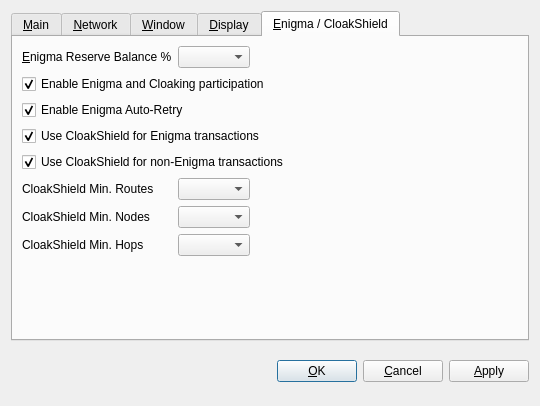
<?xml version="1.0" encoding="UTF-8"?>
<ui version="4.0">
 <class>OptionsDialog</class>
 <widget class="QDialog" name="OptionsDialog">
  <property name="geometry">
   <rect>
    <x>0</x>
    <y>0</y>
    <width>540</width>
    <height>406</height>
   </rect>
  </property>
  <property name="windowTitle">
   <string>Options</string>
  </property>
  <property name="modal">
   <bool>true</bool>
  </property>
  <layout class="QVBoxLayout" name="verticalLayout">
   <item>
    <widget class="QTabWidget" name="tabWidget">
     <property name="tabPosition">
      <enum>QTabWidget::North</enum>
     </property>
     <property name="currentIndex">
      <number>4</number>
     </property>
     <widget class="QWidget" name="tabMain">
      <attribute name="title">
       <string>&amp;Main</string>
      </attribute>
      <layout class="QVBoxLayout" name="verticalLayout_Main">
       <item>
        <widget class="QLabel" name="transactionFeeInfoLabel">
         <property name="text">
          <string>Optional transaction fee per kB that helps make sure your transactions are processed quickly. Most transactions are 1 kB. Fee 0.01 recommended.</string>
         </property>
         <property name="textFormat">
          <enum>Qt::PlainText</enum>
         </property>
         <property name="wordWrap">
          <bool>true</bool>
         </property>
        </widget>
       </item>
       <item>
        <layout class="QHBoxLayout" name="horizontalLayout_Main">
         <item>
          <widget class="QLabel" name="transactionFeeLabel">
           <property name="text">
            <string>Pay transaction &amp;fee</string>
           </property>
           <property name="textFormat">
            <enum>Qt::PlainText</enum>
           </property>
           <property name="buddy">
            <cstring>transactionFee</cstring>
           </property>
          </widget>
         </item>
         <item>
          <widget class="BitcoinAmountField" name="transactionFee"/>
         </item>
         <item>
          <spacer name="horizontalSpacer_Main">
           <property name="orientation">
            <enum>Qt::Horizontal</enum>
           </property>
           <property name="sizeHint" stdset="0">
            <size>
             <width>40</width>
             <height>20</height>
            </size>
           </property>
          </spacer>
         </item>
        </layout>
       </item>
       <item>
        <widget class="QCheckBox" name="bitcoinAtStartup">
         <property name="toolTip">
          <string>Automatically start CloakCoin after logging in to the system.</string>
         </property>
         <property name="text">
          <string>&amp;Start CloakCoin on system login</string>
         </property>
        </widget>
       </item>
       <item>
        <widget class="QCheckBox" name="detachDatabases">
         <property name="toolTip">
          <string>Detach block and address databases at shutdown. This means they can be moved to another data directory, but it slows down shutdown. The wallet is always detached.</string>
         </property>
         <property name="text">
          <string>&amp;Detach databases at shutdown</string>
         </property>
        </widget>
       </item>
       <item>
        <spacer name="verticalSpacer_Main">
         <property name="orientation">
          <enum>Qt::Vertical</enum>
         </property>
         <property name="sizeHint" stdset="0">
          <size>
           <width>20</width>
           <height>40</height>
          </size>
         </property>
        </spacer>
       </item>
      </layout>
     </widget>
     <widget class="QWidget" name="tabNetwork">
      <attribute name="title">
       <string>&amp;Network</string>
      </attribute>
      <layout class="QVBoxLayout" name="verticalLayout_Network">
       <item>
        <widget class="QCheckBox" name="mapPortUpnp">
         <property name="toolTip">
          <string>Automatically open the CloakCoin client port on the router. This only works when your router supports UPnP and it is enabled.</string>
         </property>
         <property name="text">
          <string>Map port using &amp;UPnP</string>
         </property>
        </widget>
       </item>
       <item>
        <widget class="QCheckBox" name="connectSocks">
         <property name="toolTip">
          <string>Connect to the CloakCoin network through a SOCKS proxy (e.g. when connecting through Tor).</string>
         </property>
         <property name="text">
          <string>&amp;Connect through SOCKS proxy:</string>
         </property>
        </widget>
       </item>
       <item>
        <layout class="QHBoxLayout" name="horizontalLayout_Network">
         <item>
          <widget class="QLabel" name="proxyIpLabel">
           <property name="text">
            <string>Proxy &amp;IP:</string>
           </property>
           <property name="textFormat">
            <enum>Qt::PlainText</enum>
           </property>
           <property name="buddy">
            <cstring>proxyIp</cstring>
           </property>
          </widget>
         </item>
         <item>
          <widget class="QValidatedLineEdit" name="proxyIp">
           <property name="maximumSize">
            <size>
             <width>140</width>
             <height>16777215</height>
            </size>
           </property>
           <property name="toolTip">
            <string>IP address of the proxy (e.g. 127.0.0.1)</string>
           </property>
          </widget>
         </item>
         <item>
          <widget class="QLabel" name="proxyPortLabel">
           <property name="text">
            <string>&amp;Port:</string>
           </property>
           <property name="textFormat">
            <enum>Qt::PlainText</enum>
           </property>
           <property name="buddy">
            <cstring>proxyPort</cstring>
           </property>
          </widget>
         </item>
         <item>
          <widget class="QLineEdit" name="proxyPort">
           <property name="maximumSize">
            <size>
             <width>55</width>
             <height>16777215</height>
            </size>
           </property>
           <property name="toolTip">
            <string>Port of the proxy (e.g. 9050)</string>
           </property>
          </widget>
         </item>
         <item>
          <widget class="QLabel" name="socksVersionLabel">
           <property name="text">
            <string>SOCKS &amp;Version:</string>
           </property>
           <property name="textFormat">
            <enum>Qt::PlainText</enum>
           </property>
           <property name="buddy">
            <cstring>socksVersion</cstring>
           </property>
          </widget>
         </item>
         <item>
          <widget class="QValueComboBox" name="socksVersion">
           <property name="toolTip">
            <string>SOCKS version of the proxy (e.g. 5)</string>
           </property>
          </widget>
         </item>
         <item>
          <spacer name="horizontalSpacer_Network">
           <property name="orientation">
            <enum>Qt::Horizontal</enum>
           </property>
           <property name="sizeHint" stdset="0">
            <size>
             <width>40</width>
             <height>20</height>
            </size>
           </property>
          </spacer>
         </item>
        </layout>
       </item>
       <item>
        <spacer name="verticalSpacer_Network">
         <property name="orientation">
          <enum>Qt::Vertical</enum>
         </property>
         <property name="sizeHint" stdset="0">
          <size>
           <width>20</width>
           <height>40</height>
          </size>
         </property>
        </spacer>
       </item>
      </layout>
     </widget>
     <widget class="QWidget" name="tabWindow">
      <attribute name="title">
       <string>&amp;Window</string>
      </attribute>
      <layout class="QVBoxLayout" name="verticalLayout_Window">
       <item>
        <widget class="QCheckBox" name="minimizeToTray">
         <property name="toolTip">
          <string>Show only a tray icon after minimizing the window.</string>
         </property>
         <property name="text">
          <string>&amp;Minimize to the tray instead of the taskbar</string>
         </property>
        </widget>
       </item>
       <item>
        <widget class="QCheckBox" name="minimizeOnClose">
         <property name="toolTip">
          <string>Minimize instead of exit the application when the window is closed. When this option is enabled, the application will be closed only after selecting Quit in the menu.</string>
         </property>
         <property name="text">
          <string>M&amp;inimize on close</string>
         </property>
        </widget>
       </item>
       <item>
        <spacer name="verticalSpacer_Window">
         <property name="orientation">
          <enum>Qt::Vertical</enum>
         </property>
         <property name="sizeHint" stdset="0">
          <size>
           <width>20</width>
           <height>40</height>
          </size>
         </property>
        </spacer>
       </item>
      </layout>
     </widget>
     <widget class="QWidget" name="tabDisplay">
      <attribute name="title">
       <string>&amp;Display</string>
      </attribute>
      <layout class="QVBoxLayout" name="verticalLayout_Display">
       <item>
        <layout class="QHBoxLayout" name="horizontalLayout_1_Display">
         <item>
          <widget class="QLabel" name="langLabel">
           <property name="text">
            <string>User Interface &amp;language:</string>
           </property>
           <property name="textFormat">
            <enum>Qt::PlainText</enum>
           </property>
           <property name="buddy">
            <cstring>lang</cstring>
           </property>
          </widget>
         </item>
         <item>
          <widget class="QValueComboBox" name="lang">
           <property name="toolTip">
            <string>The user interface language can be set here. This setting will take effect after restarting CloakCoin.</string>
           </property>
          </widget>
         </item>
        </layout>
       </item>
       <item>
        <layout class="QHBoxLayout" name="horizontalLayout_2_Display">
         <item>
          <widget class="QLabel" name="unitLabel">
           <property name="text">
            <string>&amp;Unit to show amounts in:</string>
           </property>
           <property name="textFormat">
            <enum>Qt::PlainText</enum>
           </property>
           <property name="buddy">
            <cstring>unit</cstring>
           </property>
          </widget>
         </item>
         <item>
          <widget class="QValueComboBox" name="unit">
           <property name="toolTip">
            <string>Choose the default subdivision unit to show in the interface and when sending coins.</string>
           </property>
          </widget>
         </item>
        </layout>
       </item>
       <item>
        <widget class="QCheckBox" name="displayAddresses">
         <property name="toolTip">
          <string>Whether to show CloakCoin addresses in the transaction list or not.</string>
         </property>
         <property name="text">
          <string>&amp;Display addresses in transaction list</string>
         </property>
        </widget>
       </item>
       <item>
        <widget class="QCheckBox" name="coinControlFeatures">
         <property name="toolTip">
          <string>Whether to show coin control features or not.</string>
         </property>
         <property name="text">
          <string>Display coin &amp;control features (experts only!)</string>
         </property>
        </widget>
       </item>
       <item>
        <spacer name="verticalSpacer_Display">
         <property name="orientation">
          <enum>Qt::Vertical</enum>
         </property>
         <property name="sizeHint" stdset="0">
          <size>
           <width>20</width>
           <height>40</height>
          </size>
         </property>
        </spacer>
       </item>
      </layout>
     </widget>
     <widget class="QWidget" name="tabEnigma">
      <attribute name="title">
       <string>&amp;Enigma / CloakShield</string>
      </attribute>
      <layout class="QVBoxLayout" name="verticalLayout_2">
       <item>
        <layout class="QHBoxLayout" name="horizontalLayout_1_Display_2">
         <item>
          <widget class="QLabel" name="labelEnigmaReverseBalance">
           <property name="minimumSize">
            <size>
             <width>150</width>
             <height>0</height>
            </size>
           </property>
           <property name="text">
            <string>&amp;Enigma Reserve Balance %</string>
           </property>
           <property name="textFormat">
            <enum>Qt::PlainText</enum>
           </property>
           <property name="buddy">
            <cstring>lang</cstring>
           </property>
          </widget>
         </item>
         <item>
          <widget class="QValueComboBox" name="comboEnigmaReservePercent">
           <property name="toolTip">
            <string>Percentage of overall balance to reserve for Enigma (not staked).</string>
           </property>
          </widget>
         </item>
         <item>
          <spacer name="horizontalSpacer_Main_2">
           <property name="orientation">
            <enum>Qt::Horizontal</enum>
           </property>
           <property name="sizeHint" stdset="0">
            <size>
             <width>40</width>
             <height>20</height>
            </size>
           </property>
          </spacer>
         </item>
        </layout>
       </item>
       <item>
        <widget class="QCheckBox" name="enableEnigma">
         <property name="enabled">
          <bool>true</bool>
         </property>
         <property name="toolTip">
          <string>Enable Enigma Cloaking when wallet is unlocked.</string>
         </property>
         <property name="text">
          <string>Enable Enigma and Cloaking participation</string>
         </property>
         <property name="checkable">
          <bool>true</bool>
         </property>
         <property name="checked">
          <bool>true</bool>
         </property>
        </widget>
       </item>
       <item>
        <widget class="QCheckBox" name="enableEnigmaAutoRetry">
         <property name="enabled">
          <bool>true</bool>
         </property>
         <property name="toolTip">
          <string>Automatically retry (limited number of times) failed Enigma transactions</string>
         </property>
         <property name="text">
          <string>Enable Enigma Auto-Retry</string>
         </property>
         <property name="checkable">
          <bool>true</bool>
         </property>
         <property name="checked">
          <bool>true</bool>
         </property>
        </widget>
       </item>
       <item>
        <widget class="QCheckBox" name="enableOnionRouting">
         <property name="enabled">
          <bool>true</bool>
         </property>
         <property name="toolTip">
          <string>Onion route all Enigma transactions using CloakShield, for extra anonymity.</string>
         </property>
         <property name="text">
          <string>Use CloakShield for Enigma transactions</string>
         </property>
         <property name="checkable">
          <bool>true</bool>
         </property>
         <property name="checked">
          <bool>true</bool>
         </property>
        </widget>
       </item>
       <item>
        <widget class="QCheckBox" name="enableOnionRouteAll">
         <property name="enabled">
          <bool>true</bool>
         </property>
         <property name="toolTip">
          <string>Onion route all non-Enigma transactions using CloakShield, for extra anonymity.</string>
         </property>
         <property name="text">
          <string>Use CloakShield for non-Enigma transactions</string>
         </property>
         <property name="checkable">
          <bool>true</bool>
         </property>
         <property name="checked">
          <bool>true</bool>
         </property>
        </widget>
       </item>
       <item>
        <layout class="QHBoxLayout" name="horizontalLayout_1_Display_8">
         <item>
          <widget class="QLabel" name="labelEnigmaReverseBalance_7">
           <property name="minimumSize">
            <size>
             <width>150</width>
             <height>0</height>
            </size>
           </property>
           <property name="text">
            <string>CloakShield Min. Routes</string>
           </property>
           <property name="textFormat">
            <enum>Qt::PlainText</enum>
           </property>
           <property name="buddy">
            <cstring>lang</cstring>
           </property>
          </widget>
         </item>
         <item>
          <widget class="QValueComboBox" name="comboCloakShieldMinRoutes">
           <property name="toolTip">
            <string>Percentage of overall balance to reserve for Enigma (not staked).</string>
           </property>
          </widget>
         </item>
         <item>
          <spacer name="horizontalSpacer_Main_8">
           <property name="orientation">
            <enum>Qt::Horizontal</enum>
           </property>
           <property name="sizeHint" stdset="0">
            <size>
             <width>40</width>
             <height>20</height>
            </size>
           </property>
          </spacer>
         </item>
        </layout>
       </item>
       <item>
        <layout class="QHBoxLayout" name="horizontalLayout_1_Display_6">
         <item>
          <widget class="QLabel" name="labelEnigmaReverseBalance_5">
           <property name="minimumSize">
            <size>
             <width>150</width>
             <height>0</height>
            </size>
           </property>
           <property name="text">
            <string>CloakShield Min. Nodes</string>
           </property>
           <property name="textFormat">
            <enum>Qt::PlainText</enum>
           </property>
           <property name="buddy">
            <cstring>lang</cstring>
           </property>
          </widget>
         </item>
         <item>
          <widget class="QValueComboBox" name="comboCloakShieldMinNodes">
           <property name="toolTip">
            <string>Percentage of overall balance to reserve for Enigma (not staked).</string>
           </property>
          </widget>
         </item>
         <item>
          <spacer name="horizontalSpacer_Main_6">
           <property name="orientation">
            <enum>Qt::Horizontal</enum>
           </property>
           <property name="sizeHint" stdset="0">
            <size>
             <width>40</width>
             <height>20</height>
            </size>
           </property>
          </spacer>
         </item>
        </layout>
       </item>
       <item>
        <layout class="QHBoxLayout" name="horizontalLayout_1_Display_7">
         <item>
          <widget class="QLabel" name="labelEnigmaReverseBalance_6">
           <property name="minimumSize">
            <size>
             <width>150</width>
             <height>0</height>
            </size>
           </property>
           <property name="text">
            <string>CloakShield Min. Hops</string>
           </property>
           <property name="textFormat">
            <enum>Qt::PlainText</enum>
           </property>
           <property name="buddy">
            <cstring>lang</cstring>
           </property>
          </widget>
         </item>
         <item>
          <widget class="QValueComboBox" name="comboCloakShieldMinHops">
           <property name="toolTip">
            <string>Percentage of overall balance to reserve for Enigma (not staked).</string>
           </property>
          </widget>
         </item>
         <item>
          <spacer name="horizontalSpacer_Main_7">
           <property name="orientation">
            <enum>Qt::Horizontal</enum>
           </property>
           <property name="sizeHint" stdset="0">
            <size>
             <width>40</width>
             <height>20</height>
            </size>
           </property>
          </spacer>
         </item>
        </layout>
       </item>
       <item>
        <spacer name="verticalSpacer_Display_2">
         <property name="orientation">
          <enum>Qt::Vertical</enum>
         </property>
         <property name="sizeHint" stdset="0">
          <size>
           <width>20</width>
           <height>161</height>
          </size>
         </property>
        </spacer>
       </item>
      </layout>
      <zorder>enableEnigma</zorder>
      <zorder></zorder>
      <zorder>enableOnionRouting</zorder>
      <zorder>enableOnionRouteAll</zorder>
      <zorder>enableEnigmaAutoRetry</zorder>
     </widget>
    </widget>
   </item>
   <item>
    <layout class="QHBoxLayout" name="horizontalLayout_Buttons">
     <item>
      <spacer name="horizontalSpacer_1">
       <property name="orientation">
        <enum>Qt::Horizontal</enum>
       </property>
       <property name="sizeHint" stdset="0">
        <size>
         <width>40</width>
         <height>48</height>
        </size>
       </property>
      </spacer>
     </item>
     <item>
      <widget class="QLabel" name="statusLabel">
       <property name="font">
        <font>
         <weight>75</weight>
         <bold>true</bold>
        </font>
       </property>
       <property name="text">
        <string/>
       </property>
       <property name="textFormat">
        <enum>Qt::PlainText</enum>
       </property>
       <property name="wordWrap">
        <bool>true</bool>
       </property>
      </widget>
     </item>
     <item>
      <spacer name="horizontalSpacer_2">
       <property name="orientation">
        <enum>Qt::Horizontal</enum>
       </property>
       <property name="sizeHint" stdset="0">
        <size>
         <width>40</width>
         <height>48</height>
        </size>
       </property>
      </spacer>
     </item>
     <item>
      <widget class="QPushButton" name="okButton">
       <property name="text">
        <string>&amp;OK</string>
       </property>
      </widget>
     </item>
     <item>
      <widget class="QPushButton" name="cancelButton">
       <property name="text">
        <string>&amp;Cancel</string>
       </property>
       <property name="autoDefault">
        <bool>false</bool>
       </property>
      </widget>
     </item>
     <item>
      <widget class="QPushButton" name="applyButton">
       <property name="text">
        <string>&amp;Apply</string>
       </property>
       <property name="autoDefault">
        <bool>false</bool>
       </property>
      </widget>
     </item>
    </layout>
   </item>
  </layout>
 </widget>
 <customwidgets>
  <customwidget>
   <class>BitcoinAmountField</class>
   <extends>QSpinBox</extends>
   <header>bitcoinamountfield.h</header>
   <container>1</container>
  </customwidget>
  <customwidget>
   <class>QValueComboBox</class>
   <extends>QComboBox</extends>
   <header>qvaluecombobox.h</header>
  </customwidget>
  <customwidget>
   <class>QValidatedLineEdit</class>
   <extends>QLineEdit</extends>
   <header>qvalidatedlineedit.h</header>
  </customwidget>
 </customwidgets>
 <resources/>
 <connections/>
</ui>
